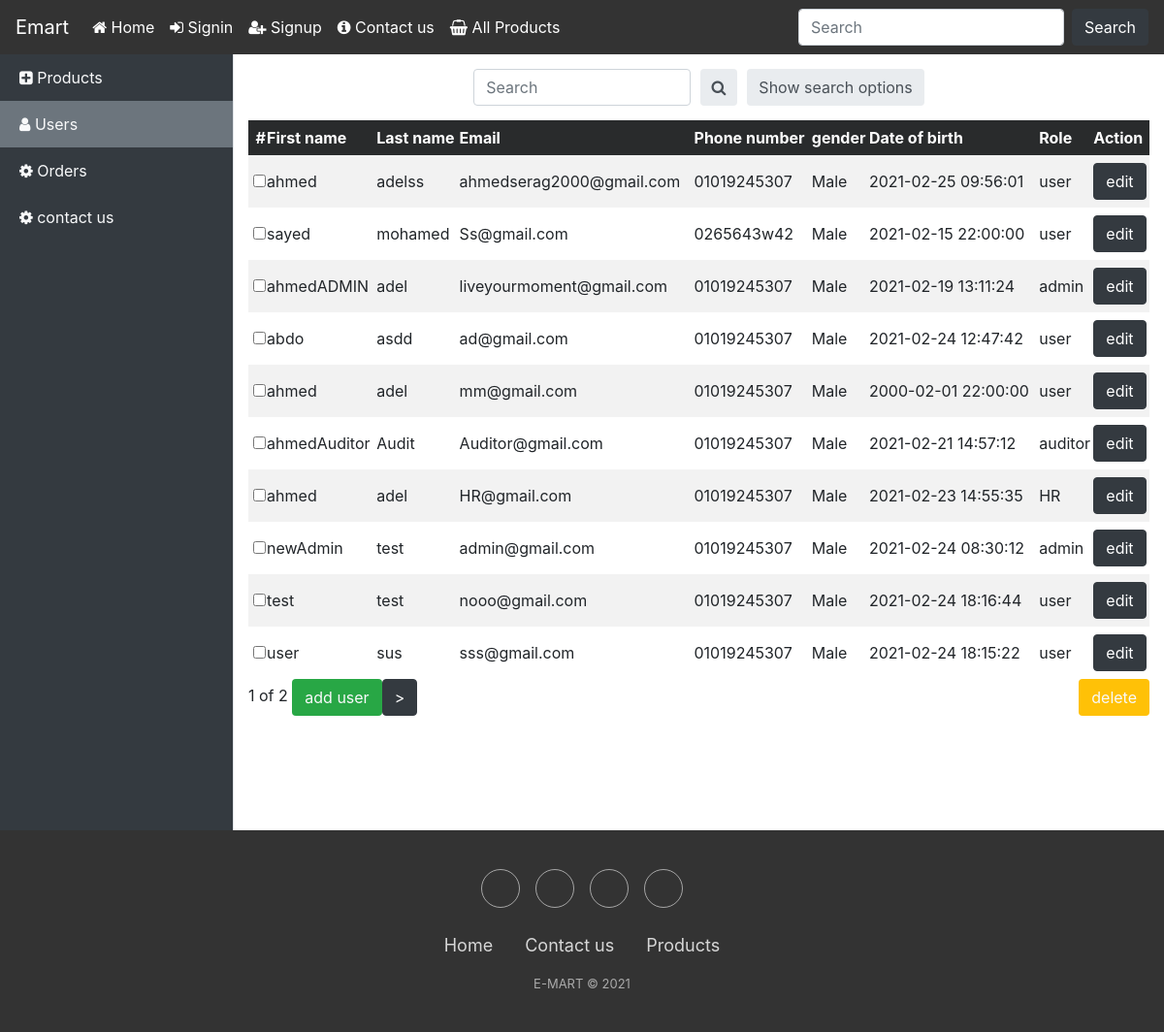
Page /Admin_users.php on the committed database.
### tables this page shows
CREATE TABLE `user` (
  `Id` int(11) UNSIGNED NOT NULL,
  `firstName` varchar(50) DEFAULT NULL,
  `lastName` varchar(50) DEFAULT NULL,
  `Email` varchar(50) DEFAULT NULL,
  `password` varchar(150) DEFAULT NULL,
  `phoneNumber` varchar(50) DEFAULT NULL,
  `gender` varchar(50) DEFAULT NULL,
  `date_of_birth` timestamp NOT NULL DEFAULT current_timestamp() ON UPDATE current_timestamp(),
  `Role` int(11) DEFAULT NULL
);

### Admin_users.php (the view, shortened to what this page needs)
<html>
<head>
  <link href="CSS/simple-sidebar.css" rel="stylesheet">
</head>
<?php
include "menu.php";
?>
<body>
  <div class="d-flex" id="wrapper">
    <div class="bg-dark border-right" id="sidebar-wrapper">
      <div class="list-group list-group-flush bg-dark">
        <a href="Admin_products.php" class="list-group-item list-group-item-action bg-dark text-light show"><span class="text-nowrap"><i class="fa fa-plus-square"></i> Products</a></span>
        <a href="Admin_users.php" class="list-group-item list-group-item-action bg-secondary text-light"><span class="text-nowrap"><i class="fa fa-user"></i> Users</a></span>
        <a href="Admin_orders.php" class="list-group-item list-group-item-action bg-dark text-light"><span class="text-nowrap"><i class="fa fa-cog"></i> Orders</a></span>
        <a href="Admin_contactus.php" class="list-group-item list-group-item-action bg-dark text-light"><span class="text-nowrap"><i class="fa fa-cog"></i> contact us</a></span>
      </div>
    </div>
    <div id="page-content-wrapper">
<div class="row d-flex justify-content-center">
  <div class="col-md-6" style="margin-top: 15px; display:inline-block;">
<div class="input-group rounded">
  <input type="search" id="searchBar" class="form-control rounded" placeholder="Search" aria-label="Search"
    aria-describedby="search-addon" />
  <span onclick="search()" style="margin-left: 10px;" class="input-group-text border-0" id="search-addon">
 <i class="fa fa-search"></i>
  </span>
  <span onclick="show()" style="margin-left: 10px;" class="btn input-group-text border-0" id="searchoptions">
    Show search options
  </span>
</div>
  </div>
</div>
      <div class="container-fluid">
        <?php
        $servername = "localhost";
$username = "root";
$password = "";
$DB = "mydb";
$conn = mysqli_connect($servername, $username, $password, $DB);
if (isset($_GET['search'])) {
  $val = $_GET['search'];
  $val2 = $_GET['searchBy'];
  if ($val2 == "lastname") {
    $res = $conn->query("select * from user where lastName like '%$val%' OR lastName like '%$val' OR lastName like '$val%'");
  } else if ($val2 == "email") {
    $res = $conn->query("SELECT * FROM user WHERE Email='$val'");
  } else if ($val2 == "number"){
    $res = $conn->query("SELECT * FROM user WHERE phoneNumber='$val'");
  } else {
    $res = $conn->query("select * from user where firstName like '%$val%' OR firstName like '%$val' OR firstName like '$val%'");
  }
} else {
  $res = $conn->query("SELECT * FROM user");
}
if (!$res) {
}$rownumber = 1;
$page = 1;
$firstrow = 0;
echo "<table style='width:100%'>\n";
while ($row = $res->fetch_assoc()) {
  if (0 == $firstrow) {
    echo "<tr>";
    foreach (array_keys($row) as $colname) {
      if ($colname == "firstName") {
        echo "<th>First name</th>";
      } else if ($colname == "Id") {
        echo "<th>&nbsp;&nbsp;#</th>";
      } else if ($colname == "lastName") {
        echo "<th>Last name</th>";
      } else if ($colname == "password") {
      } else if ($colname == "phoneNumber") {
        echo "<th>Phone number</th>";
      }else if ($colname == "date_of_birth") {
        echo "<th>Date of birth</th>";
      }  else {
         echo "<th>$colname</th>";
      }
    }
    echo "<th>Action</th>";
    echo "</tr>\n";
  }
  $firstrow = 1;
  echo "<tr>";
  $where = 0;
  $id = 0;
  foreach (array_values($row) as $colval) {
    if (($rownumber <= $page*10 && abs($page*10 - $rownumber < 10)))  {
      if ($where == 0) {
        $id = $colval;
        echo "<td>&nbsp;<input type='checkbox' id='check".$id."' onclick='checkBoxes(".$id.")' name='select' value='".$id."'></td>";
      } else if ($where == 4) {
      } else if ($where == 8) {
          if ($colval == 1) {
            echo "<td>user</td>";
          } else if ($colval == 2){
            echo "<td>admin</td>";
          } else if ($colval == 3){
            echo "<td>HR</td>";
          } else if ($colval == 4){
            echo "<td>auditor</td>";
          }
      }
      else {
        echo "<td>$colval</td>";
      }
    }
    $where++;
  }
    if (($rownumber <= $page*10 && abs($page*10 - $rownumber < 10)))  {
    echo "<td><a href='Admin_edituser.php?Id=".$id."' class='btn btn-dark'>edit</a><td>";
  }
    $rownumber ++;
  echo "</tr>\n";
}
echo "</table>\n";
$amountOfRows = $res->num_rows;
?>
<?php if ($amountOfRows > 0) { echo"<a>\t".$page." of ".(ceil(($amountOfRows) / 10))."\t</a>"; }?>
<?php echo '<a id="delete" class="btn float-right bg-warning text-light" href="">delete</a>' ?>
<?php echo '<a class="btn bg-success text-light" href="Admin_edituser.php?action=add">add user</a>' ?>
<?php
if (isset($_GET['search'])) {
  $s = $_GET['search'];
  $s2 = $_GET['searchBy'];
  $do = $page + 1;
  $change = true;
  if ($do <= 0) {
   $change = false;
  } else if ($do > (ceil(($amountOfRows) / 10))) {
    $change = false;
  }
  if ($change) {
    echo '<a class="btn btn-dark" href="Admin_users.php?search='.$s.'&page='.($page+1).'&searchBy='.$s2.'">></a>';
  }
} else {
  $change = true;
  if ($change) {
    echo '<a class="btn btn-dark" href="Admin_users.php?page='.($page+1).'">></a>';
  }
}
?>
      </div>
    </div>
  </div>
  <?php
        include 'footer.php'
    ?>
</body>
</html>

### menu.php (shortened to what this page needs)
<html>
<head>
  <link rel="stylesheet" href="CSS/style.css" type="text/css">
  <link rel="stylesheet" href="https://cdnjs.cloudflare.com/ajax/libs/font-awesome/4.7.0/css/font-awesome.min.css">
  <link rel="stylesheet" href="CSS/ProductPage.css" type="text/css">
  <link rel="stylesheet" href="CSS/bootstrap.min.css" type="text/css">
  <link rel="stylesheet" href="https://maxcdn.bootstrapcdn.com/bootstrap/4.0.0/css/bootstrap.min.css">
  <link rel="stylesheet" href="CSS/bootstrap.css" type="text/css">
</head>
<body>
<nav class="navbar navbar-expand-lg navbar-dark " style="background-color: #333333;">
  <a class="navbar-brand" href="home.php">Emart</a>
  <div class="collapse navbar-collapse" id="navbarSupportedContent">
    <ul class="navbar-nav mr-auto">
      <?php
         echo '<li class="nav-item active">
         <a class="nav-link" href="home.php"><i class="fa fa-home"></i> Home <span class="sr-only">(current)</span></a>
        </li>';
          if(isset($_SESSION['loggedIn']) && $_SESSION['loggedIn'] == true)
          {
            if ($_SESSION["user"]["Role"] == 1) {
              echo '<li class="nav-item active">
              <a class="nav-link" href="profile.php"><i class="fa fa-user"></i> My Profile <span class="sr-only">(current)</span></a>
              </li>';
                echo '<li class="nav-item active">
           <a class="nav-link" href="messagesMenu.php"><i class="fa fa-envelope	"></i>messages <span class="sr-only">(current)</span></a>
          </li>';
          echo '<li class="nav-item active">
           <a class="nav-link" href="surveyMenu.php"><i class="fa fa-envelope"></i>surveys <span class="sr-only">(current)</span></a>
          </li>';
          echo '
              <li class="nav-item active">
              <a class="nav-link" href="cart.php"><i class="fa fa-shopping-cart"></i>Cart<span class="sr-only">(current)</span></a>
              </li>';
              echo '<li class="nav-item active">
        <a class="nav-link" href="contactus.php"><i class="fa fa-info-circle"></i> Contact us</a>
      </li>';
            } else if ($_SESSION["user"]["Role"] == 2){
               echo '<li class="nav-item active">
              <a class="nav-link" href="Admin_products.php"><i class="fa fa-user"></i> Admin <span class="sr-only">(current)</span></a>
              </li>';
                echo '<li class="nav-item active">
           <a class="nav-link" href="messagesMenu.php"><i class="fa fa-home"></i>messages <span class="sr-only">(current)</span></a>
          </li>';
            }
            else if($_SESSION["user"]["Role"] == 3)
            {
               echo '<li class="nav-item active">
              <a class="nav-link" href="hr_users.php"><i class="fa fa-user"></i> HR <span class="sr-only">(current)</span></a>
              </li>';
            }
            else if($_SESSION["user"]["Role"] == 4)
            {
                echo '<li class="nav-item active">
              <a class="nav-link" href="Auditor_surveys.php"><i class="fa fa-user"></i> Auditor <span class="sr-only">(current)</span></a>
              </li>';
            }
             echo ' <li class="nav-item active">
                <a class="nav-link" href="signout.php"><i class="fa fa-sign-out"></i> SignOut <span class="sr-only">(current)</span></a>
              </li>';
          }
          else
          {
            echo '<li class="nav-item active">
              <a class="nav-link" href="signin.php"><i class="fa fa-sign-in"></i> Signin <span class="sr-only">(current)</span></a>
              </li>';
             echo ' <li class="nav-item active">
                <a class="nav-link" href="signup.php"><i class="fa fa-user-plus"></i> Signup <span class="sr-only">(current)</span></a>
              </li>';
               echo '<li class="nav-item active">
        <a class="nav-link" href="contactus.php"><i class="fa fa-info-circle"></i> Contact us</a>
      </li>';
          }
      ?>
      <li class="nav-item active">
              <a class="nav-link" href="SearchedFor.php?ProductName="><i class="fa fa-shopping-basket"></i> All Products <span class="sr-only">(current)</span></a>
              </li>
    </ul>
    <form class="form-inline my-2 my-lg-0" action = "SearchedFor.php" method = "get">
      <input class="form-control mr-sm-2" name = "ProductName" type="search" placeholder="Search" aria-label="Search">
      <button class="btn btn-dark my-2 my-sm-0" type="submit">Search</button>
    </form>
  </div>
</nav>
</body>
</html>

### Footer.php (shortened to what this page needs)
<!DOCTYPE html>
<html>
<head>
    <link rel="stylesheet" href="https://cdnjs.cloudflare.com/ajax/libs/twitter-bootstrap/4.1.3/css/bootstrap.min.css">
    <link rel="stylesheet" href="https://stackpath.bootstrapcdn.com/bootstrap/4.4.1/css/bootstrap.css">
    <link rel="stylesheet" href="https://cdnjs.cloudflare.com/ajax/libs/ionicons/2.0.1/css/ionicons.min.css">
    <link rel="stylesheet" href="https://stackpath.bootstrapcdn.com/font-awesome/4.7.0/css/font-awesome.css">
</head>
<body>
    <div class="footer-basic">
        <footer>
            <div class="social"><a href="https://www.instagram.com/"></a><a href="https://www.snapchat.com/l/en-gb/"></a><a href="https://twitter.com/?lang=en"></a><a href="https://www.facebook.com/"></a></div>
            <ul class="list-inline">
                <li class="list-inline-item"><a href="home.php">Home</a></li>
                <li class="list-inline-item"><a href="contactus.php">Contact us</a></li>
                <li class="list-inline-item"><a href="SearchedFor.php">Products</a></li>
            </ul>
            <p class="copyright">E-MART © 2021</p>
        </footer>
    </div>
</body>
</html>

### CSS/simple-sidebar.css (style rules this page uses)
#wrapper { overflow-x: hidden; }
#sidebar-wrapper { min-height: 100vh; margin-left: -15rem; -webkit-transition: margin .25s ease-out; -moz-transition: margin .25s ease-out; -o-transition: margin .25s ease-out; transition: margin .25s ease-out; }
#sidebar-wrapper .list-group { width: 15rem; }
#page-content-wrapper { min-width: 100vw; }
@media (min-width: 768px) { #sidebar-wrapper { margin-left: 0; } }
@media (min-width: 768px) { #page-content-wrapper { min-width: 0; width: 100%; } }

### CSS/ProductPage.css (style rules this page uses)
body { overflow-x:hidden; }

### Admin_users.php (style rules this page uses)
table { border-collapse: collapse; margin-top: 15px; width: 100%; }
th, td { text-align: left; padding: 8px 0px; }
tr:nth-child(even) { background-color: #f2f2f2 }
th { background-color: #292b2c; color: white; }

### Footer.php (style rules this page uses)
.footer-basic { padding:40px 0; background-color:#333333;; color:#ffffff; }
.footer-basic ul { padding:0; list-style:none; text-align:center; font-size:18px; line-height:1.6; margin-bottom:0; }
.footer-basic li { padding:0 10px; }
.footer-basic ul a { color:inherit; text-decoration:none; opacity:0.8; }
.footer-basic .social { text-align:center; padding-bottom:25px; }
.footer-basic .social > a { font-size:24px; width:40px; height:40px; line-height:40px; display:inline-block; text-align:center; border-radius:50%; border:1px solid #ccc; margin:0 8px; color:inherit; opacity:0.75; }
.footer-basic .copyright { margin-top:15px; text-align:center; font-size:13px; color:#aaa; margin-bottom:0; }

### rows in the picture
user: colname "Email", colname "gender", colname "Role", firstName "ahmed", lastName "adelss", Email "ahmedserag2000@gmail.com", phoneNumber "01019245307", gender "Male", date_of_birth "2021-02-25 09:56:01", Role "user"
user: firstName "sayed", lastName "mohamed", Email "Ss@gmail.com", phoneNumber "0265643w42", gender "Male", date_of_birth "2021-02-15 22:00:00", Role "user"
user: firstName "ahmedADMIN", lastName "adel", Email "liveyourmoment@gmail.com", phoneNumber "01019245307", gender "Male", date_of_birth "2021-02-19 13:11:24", Role "admin"
user: firstName "abdo", lastName "asdd", Email "ad@gmail.com", phoneNumber "01019245307", gender "Male", date_of_birth "2021-02-24 12:47:42", Role "user"
user: firstName "ahmed", lastName "adel", Email "mm@gmail.com", phoneNumber "01019245307", gender "Male", date_of_birth "2000-02-01 22:00:00", Role "user"
user: firstName "ahmedAuditor", lastName "Audit", Email "Auditor@gmail.com", phoneNumber "01019245307", gender "Male", date_of_birth "2021-02-21 14:57:12", Role "auditor"
user: firstName "ahmed", lastName "adel", Email "HR@gmail.com", phoneNumber "01019245307", gender "Male", date_of_birth "2021-02-23 14:55:35", Role "HR"
user: firstName "newAdmin", lastName "test", Email "admin@gmail.com", phoneNumber "01019245307", gender "Male", date_of_birth "2021-02-24 08:30:12", Role "admin"
user: colval "test", Email "nooo@gmail.com", phoneNumber "01019245307", gender "Male", date_of_birth "2021-02-24 18:16:44", Role "user"
user: firstName "user", lastName "sus", Email "sss@gmail.com", phoneNumber "01019245307", gender "Male", date_of_birth "2021-02-24 18:15:22", Role "user"

### other values in the picture
$page "1"
ceil(($amountOfRows) / 10) "2"
